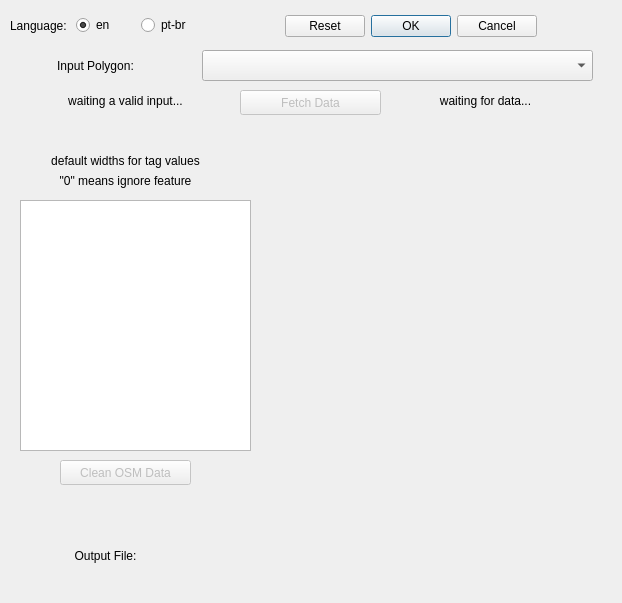
<?xml version="1.0" encoding="UTF-8"?>
<ui version="4.0">
 <class>sidewalkreatorDialogBase</class>
 <widget class="QDialog" name="sidewalkreatorDialogBase">
  <property name="geometry">
   <rect>
    <x>0</x>
    <y>0</y>
    <width>622</width>
    <height>603</height>
   </rect>
  </property>
  <property name="windowTitle">
   <string>OSM SidewalKreator</string>
  </property>
  <widget class="QDialogButtonBox" name="button_box">
   <property name="enabled">
    <bool>true</bool>
   </property>
   <property name="geometry">
    <rect>
     <x>280</x>
     <y>10</y>
     <width>261</width>
     <height>32</height>
    </rect>
   </property>
   <property name="orientation">
    <enum>Qt::Horizontal</enum>
   </property>
   <property name="standardButtons">
    <set>QDialogButtonBox::Cancel|QDialogButtonBox::Ok|QDialogButtonBox::Reset</set>
   </property>
   <property name="centerButtons">
    <bool>true</bool>
   </property>
  </widget>
  <widget class="QWidget" name="horizontalLayoutWidget">
   <property name="geometry">
    <rect>
     <x>10</x>
     <y>10</y>
     <width>191</width>
     <height>31</height>
    </rect>
   </property>
   <layout class="QHBoxLayout" name="horizontalLayout">
    <item>
     <widget class="QLabel" name="lang_label">
      <property name="enabled">
       <bool>true</bool>
      </property>
      <property name="text">
       <string>Language:</string>
      </property>
     </widget>
    </item>
    <item>
     <widget class="QRadioButton" name="opt_en">
      <property name="text">
       <string>en</string>
      </property>
      <property name="checkable">
       <bool>true</bool>
      </property>
      <property name="checked">
       <bool>true</bool>
      </property>
     </widget>
    </item>
    <item>
     <widget class="QRadioButton" name="opt_ptbr">
      <property name="enabled">
       <bool>true</bool>
      </property>
      <property name="layoutDirection">
       <enum>Qt::LeftToRight</enum>
      </property>
      <property name="text">
       <string>pt-br</string>
      </property>
      <property name="checkable">
       <bool>true</bool>
      </property>
     </widget>
    </item>
   </layout>
  </widget>
  <widget class="QLabel" name="input_pol_label">
   <property name="geometry">
    <rect>
     <x>0</x>
     <y>50</y>
     <width>191</width>
     <height>31</height>
    </rect>
   </property>
   <property name="text">
    <string>Input Polygon:</string>
   </property>
   <property name="alignment">
    <set>Qt::AlignCenter</set>
   </property>
  </widget>
  <widget class="QgsMapLayerComboBox" name="input_layer_selector">
   <property name="geometry">
    <rect>
     <x>202</x>
     <y>50</y>
     <width>391</width>
     <height>31</height>
    </rect>
   </property>
  </widget>
  <widget class="QgsFileWidget" name="output_file_selector">
   <property name="enabled">
    <bool>false</bool>
   </property>
   <property name="geometry">
    <rect>
     <x>220</x>
     <y>540</y>
     <width>391</width>
     <height>41</height>
    </rect>
   </property>
   <property name="storageMode">
    <enum>QgsFileWidget::SaveFile</enum>
   </property>
  </widget>
  <widget class="QLabel" name="output_file_label">
   <property name="geometry">
    <rect>
     <x>40</x>
     <y>540</y>
     <width>131</width>
     <height>31</height>
    </rect>
   </property>
   <property name="text">
    <string>Output File:</string>
   </property>
   <property name="alignment">
    <set>Qt::AlignCenter</set>
   </property>
  </widget>
  <widget class="QPushButton" name="datafetch">
   <property name="enabled">
    <bool>false</bool>
   </property>
   <property name="geometry">
    <rect>
     <x>240</x>
     <y>90</y>
     <width>141</width>
     <height>25</height>
    </rect>
   </property>
   <property name="text">
    <string>Fetch Data</string>
   </property>
  </widget>
  <widget class="QLabel" name="input_status">
   <property name="geometry">
    <rect>
     <x>10</x>
     <y>90</y>
     <width>231</width>
     <height>21</height>
    </rect>
   </property>
   <property name="text">
    <string>waiting a valid input...</string>
   </property>
   <property name="alignment">
    <set>Qt::AlignCenter</set>
   </property>
  </widget>
  <widget class="QLabel" name="input_status_of_data">
   <property name="geometry">
    <rect>
     <x>400</x>
     <y>90</y>
     <width>171</width>
     <height>21</height>
    </rect>
   </property>
   <property name="text">
    <string>waiting for data...</string>
   </property>
   <property name="alignment">
    <set>Qt::AlignCenter</set>
   </property>
  </widget>
  <widget class="QTableWidget" name="higway_values_table">
   <property name="enabled">
    <bool>true</bool>
   </property>
   <property name="geometry">
    <rect>
     <x>20</x>
     <y>200</y>
     <width>231</width>
     <height>251</height>
    </rect>
   </property>
   <property name="rowCount">
    <number>0</number>
   </property>
   <property name="columnCount">
    <number>0</number>
   </property>
  </widget>
  <widget class="QLabel" name="table_txt1">
   <property name="geometry">
    <rect>
     <x>10</x>
     <y>150</y>
     <width>231</width>
     <height>21</height>
    </rect>
   </property>
   <property name="text">
    <string>default widths for tag values</string>
   </property>
   <property name="alignment">
    <set>Qt::AlignCenter</set>
   </property>
  </widget>
  <widget class="QLabel" name="table_txt2">
   <property name="geometry">
    <rect>
     <x>10</x>
     <y>170</y>
     <width>231</width>
     <height>21</height>
    </rect>
   </property>
   <property name="text">
    <string>&quot;0&quot; means ignore feature</string>
   </property>
   <property name="alignment">
    <set>Qt::AlignCenter</set>
   </property>
  </widget>
  <widget class="QPushButton" name="clean_data">
   <property name="enabled">
    <bool>false</bool>
   </property>
   <property name="geometry">
    <rect>
     <x>60</x>
     <y>460</y>
     <width>131</width>
     <height>25</height>
    </rect>
   </property>
   <property name="text">
    <string>Clean OSM Data</string>
   </property>
   <property name="checkable">
    <bool>false</bool>
   </property>
   <property name="autoDefault">
    <bool>true</bool>
   </property>
   <property name="default">
    <bool>false</bool>
   </property>
   <property name="flat">
    <bool>false</bool>
   </property>
  </widget>
  <widget class="QLabel" name="sidewalks_warning">
   <property name="enabled">
    <bool>true</bool>
   </property>
   <property name="geometry">
    <rect>
     <x>600</x>
     <y>590</y>
     <width>331</width>
     <height>281</height>
    </rect>
   </property>
   <property name="font">
    <font>
     <pointsize>20</pointsize>
    </font>
   </property>
   <property name="text">
    <string>Some Sidewalks are already drawn!!! You must reshape your input polygon!!!</string>
   </property>
   <property name="textFormat">
    <enum>Qt::PlainText</enum>
   </property>
   <property name="scaledContents">
    <bool>false</bool>
   </property>
   <property name="alignment">
    <set>Qt::AlignLeading|Qt::AlignLeft|Qt::AlignVCenter</set>
   </property>
   <property name="wordWrap">
    <bool>true</bool>
   </property>
  </widget>
 </widget>
 <customwidgets>
  <customwidget>
   <class>QgsFileWidget</class>
   <extends>QWidget</extends>
   <header>qgsfilewidget.h</header>
  </customwidget>
  <customwidget>
   <class>QgsMapLayerComboBox</class>
   <extends>QComboBox</extends>
   <header>qgsmaplayercombobox.h</header>
  </customwidget>
 </customwidgets>
 <resources/>
 <connections>
  <connection>
   <sender>button_box</sender>
   <signal>rejected()</signal>
   <receiver>sidewalkreatorDialogBase</receiver>
   <slot>reject()</slot>
   <hints>
    <hint type="sourcelabel">
     <x>20</x>
     <y>20</y>
    </hint>
    <hint type="destinationlabel">
     <x>20</x>
     <y>20</y>
    </hint>
   </hints>
  </connection>
  <connection>
   <sender>button_box</sender>
   <signal>accepted()</signal>
   <receiver>sidewalkreatorDialogBase</receiver>
   <slot>accept()</slot>
   <hints>
    <hint type="sourcelabel">
     <x>20</x>
     <y>20</y>
    </hint>
    <hint type="destinationlabel">
     <x>20</x>
     <y>20</y>
    </hint>
   </hints>
  </connection>
 </connections>
</ui>
